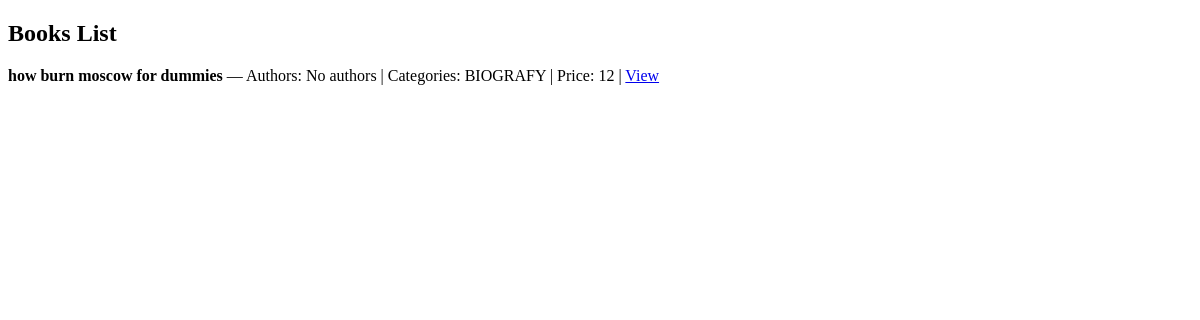
Page /shop/book/ on the earlier database version.
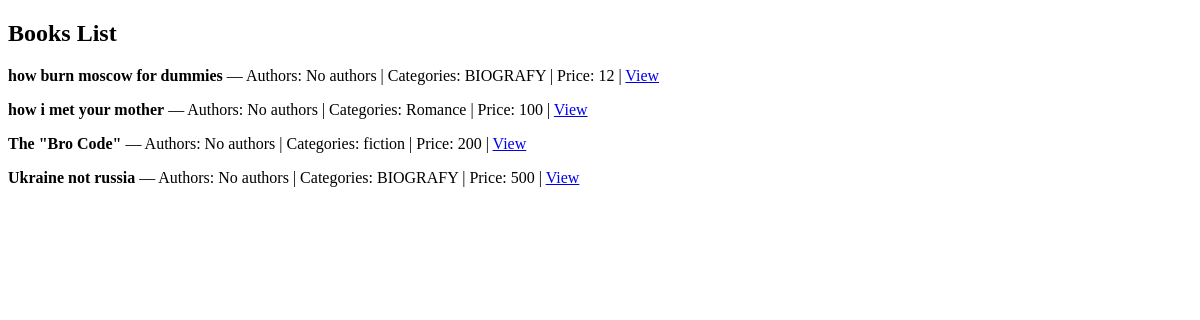
Same page on the later database version.
### shop/models.py (models this page shows)
class Book(models.Model):
    title = models.CharField(max_length=100)
    author = models.ManyToManyField(Author)
    category = models.ManyToManyField(Category)
    publisher = models.ForeignKey('Publisher', on_delete=models.CASCADE)
    published_year = models.IntegerField()
    added_at = models.DateTimeField()
    amount = models.IntegerField()
    price = models.IntegerField()
    available = models.BooleanField(default=True)
    calculated_rating = models.DecimalField(max_digits=5, decimal_places=2, null=True)

class Category(models.Model):
    name = models.CharField(max_length=100)
    bio = models.TextField(default="No bio yet")
    def __str__(self):
        return self.name

### shop/views.py (the view, shortened to what this page needs)
# urls.py: path("book/", AllBooksView.as_view(), name="book"),
class AllBooksView(ListView):
    model = Book
    template_name = "books.html"
    context_object_name = "books"
    def get_queryset(self):
        return Book.objects.prefetch_related("author", "category").all()

### templates/books.html (shortened to what this page needs)
<!DOCTYPE html>
<html lang="en">
<head>
</head>
<body>
    <h2>Books List</h2>
    {% for book in books %}
        <p>
            <strong>{{ book.title }}</strong> —
            Authors:
            {% for author in book.author.all %}
                {{ author }}{% if not forloop.last %}, {% endif %}
            {% empty %}
                No authors
            {% endfor %}
            | Categories:
            {% for category in book.category.all %}
                {{ category }}{% if not forloop.last %}, {% endif %}
            {% empty %}
                No categories
            {% endfor %}
            | Price: {{ book.price }}
            | <a href="{% url 'book' book.id %}">View</a>
        </p>
    {% empty %}
        <p>No books available.</p>
    {% endfor %}
</body>
</html>

Differences in the rows shown:
added Book: title "how i met your mother", price "100"
now on this page (row unchanged): Category: name "Romance", shown under "how i met your mother"
added Book: title "The \"Bro Code\"", price "200"
added Category: name "fiction", shown under "The \"Bro Code\""
added Book: title "Ukraine not russia", price "500", Category (name "BIOGRAFY")
